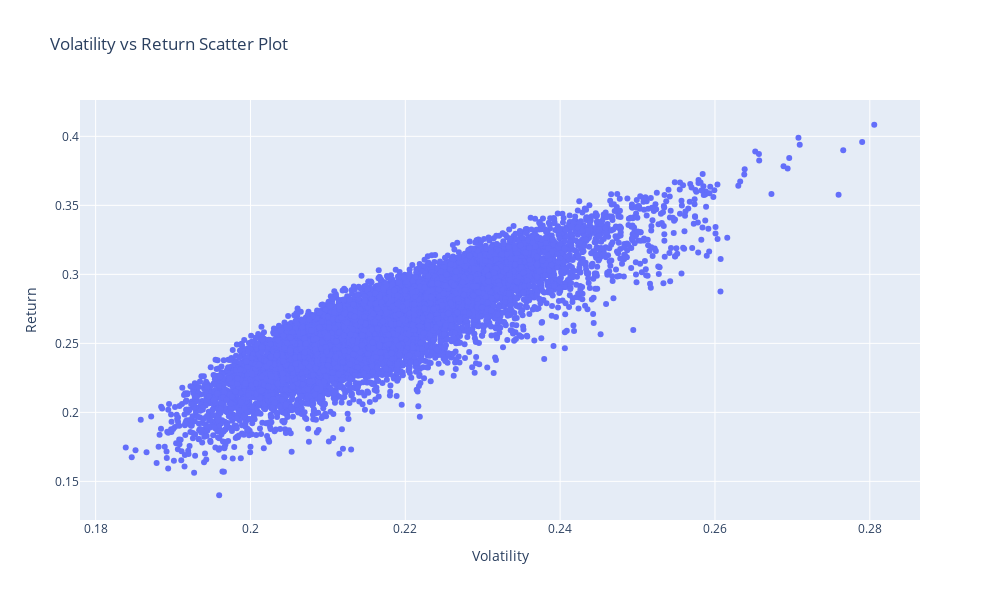

The code cell stored with this chart in its notebook:
### Markdown cell above
# Plotting the Efficient Frontier

### Code cell
# Create a dataframe with returns and volatility
ports = pd.DataFrame({'Return': p_ret, 'Volatility': p_vol})

fig = go.Figure()
fig.add_trace(go.Scatter(
    x = ports.Volatility,
    y = ports.Return,
    mode = "markers",
))
fig.update_layout(title="Volatility vs Return Scatter Plot",
                  xaxis_title="Volatility",
                  yaxis_title="Return",
                  height=600,
                  width=1000)
fig.show()

### Figure 1 — Plotly figure (JSON) as saved in the notebook; plotly's stock layout.template omitted (floating-point values rounded to 4 significant figures; data arrays with more than 128 entries replaced by an {"elided": "..."} marker saying what was removed)
{"data": [{"mode": "markers", "type": "scatter", "x": {"elided": "10000 float values"}, "y": {"elided": "10000 float values"}}], "layout": {"height": 600, "title": {"text": "Volatility vs Return Scatter Plot"}, "width": 1000, "xaxis": {"title": {"text": "Volatility"}}, "yaxis": {"title": {"text": "Return"}}}}
